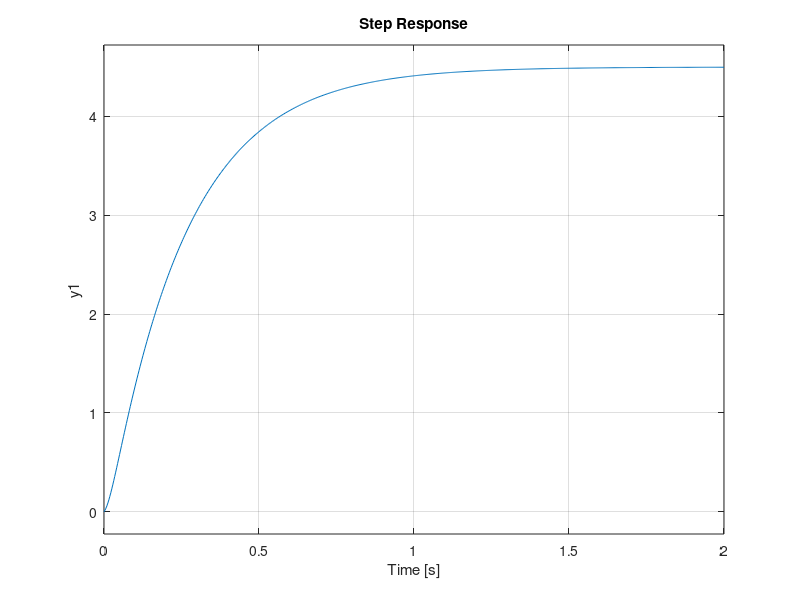

Source code (MATLAB): (Note: this script raises an error after producing the figure.)
clear all
close all
s = tf('s')
F = (4*s^2+1200*s+90000) / (s^3+154*s^2+5600*s+20000)

[Gm,a,Wgm,b] = margin(F)

figure,step(F)
Kf = 4.5 %63% --> 2.835 --> 0.267

tauf = 0.2
tetaf = 0.067

Fapp = Kf * exp(-tetaf*s) / (1+tauf*s)
hold on
step(Fapp)
hold off

Kp = 1.2*tauf/(Kf*tetaf)
Ti = 2*tetaf
Td = 0.5*tetaf
N=10
pc = -N/Td
Rpid = Kp*(1+1/(Ti*s)+Td*s/(1+Td/N*s))

Ga = F * Rpid
figure,margin(Ga)

W = feedback(Ga,1)
figure,step(W)